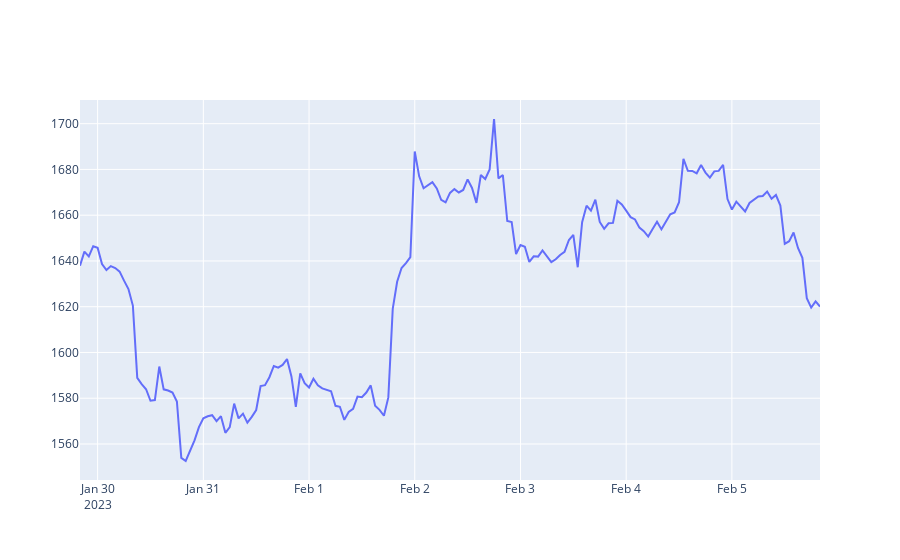
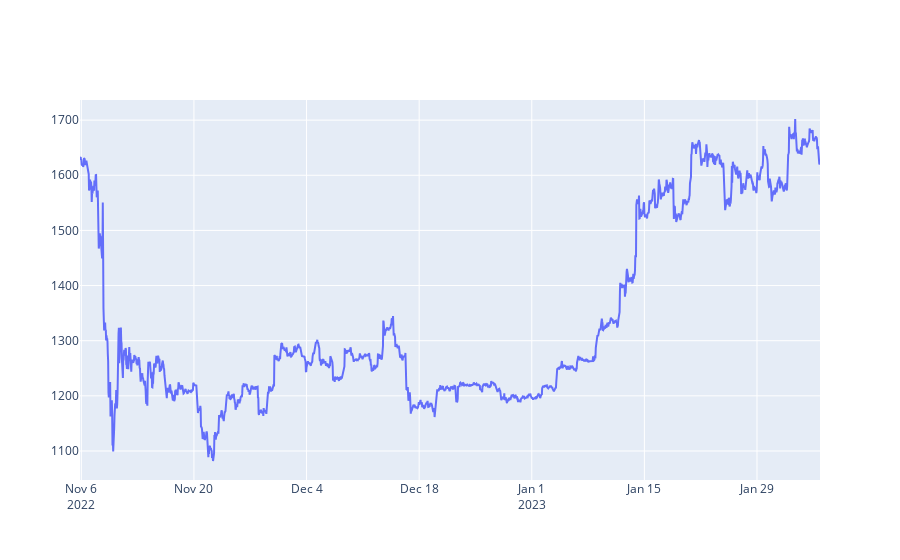

Write notebook code for charts like these, in order.
### Code cell
from plotly.offline import init_notebook_mode, iplot
init_notebook_mode(connected=True)

def getLine(df_input):
    x = df_input.index
    y = df_input.values
    fig = go.Figure(data=go.Scatter(x = x, y = y))
    fig.show()
    
#------------------------------------------------

#( getLine(getRates('ETH-USD',  '1d',  '1h')) )
( getLine(getRates('ETH-USD',  '1wk',  '1h')) )
( getLine(getRates('ETH-USD',  '3mo',  '1h')) )
#( getLine(getRates('ETH-USD',  '3y',  '1d')) )

### Figure 1 — Plotly figure (JSON) as saved in the notebook; plotly's stock layout.template omitted (floating-point values rounded to 4 significant figures; data arrays with more than 128 entries replaced by an {"elided": "..."} marker saying what was removed)
{"data": [{"x": {"elided": "169 str values"}, "y": {"elided": "169 float values"}, "type": "scatter"}], "layout": {"xaxis": {"type": "date", "range": ["2023-01-29 20:00", "2023-02-05 20:00"], "autorange": true}, "yaxis": {"type": "linear", "range": [1544.0, 1710.0], "autorange": true}, "autosize": true}}

### Figure 2 — Plotly figure (JSON) as saved in the notebook; plotly's stock layout.template omitted (floating-point values rounded to 4 significant figures; data arrays with more than 128 entries replaced by an {"elided": "..."} marker saying what was removed)
{"data": [{"x": {"elided": "2207 str values"}, "y": {"elided": "2207 float values"}, "type": "scatter"}], "layout": {"xaxis": {"type": "date", "range": ["2022-11-05 20:00", "2023-02-05 20:00"], "autorange": true}, "yaxis": {"type": "linear", "range": [1047.0, 1737.0], "autorange": true}, "autosize": true}}
